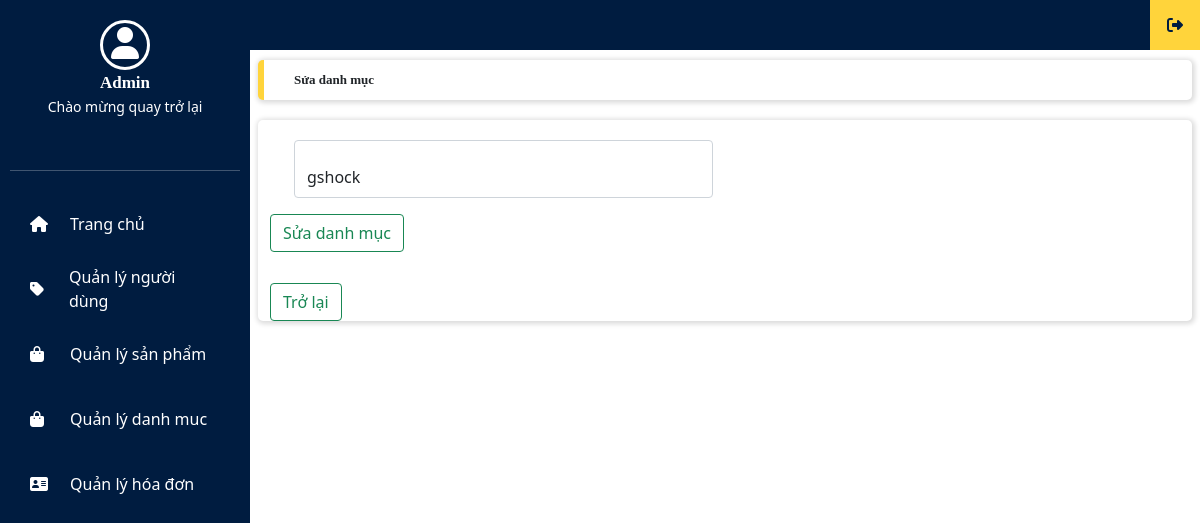
Page /admin.php?adminlayout=suadanhmuc&page=1&id_dm=1 (signed in) on the earlier database version.
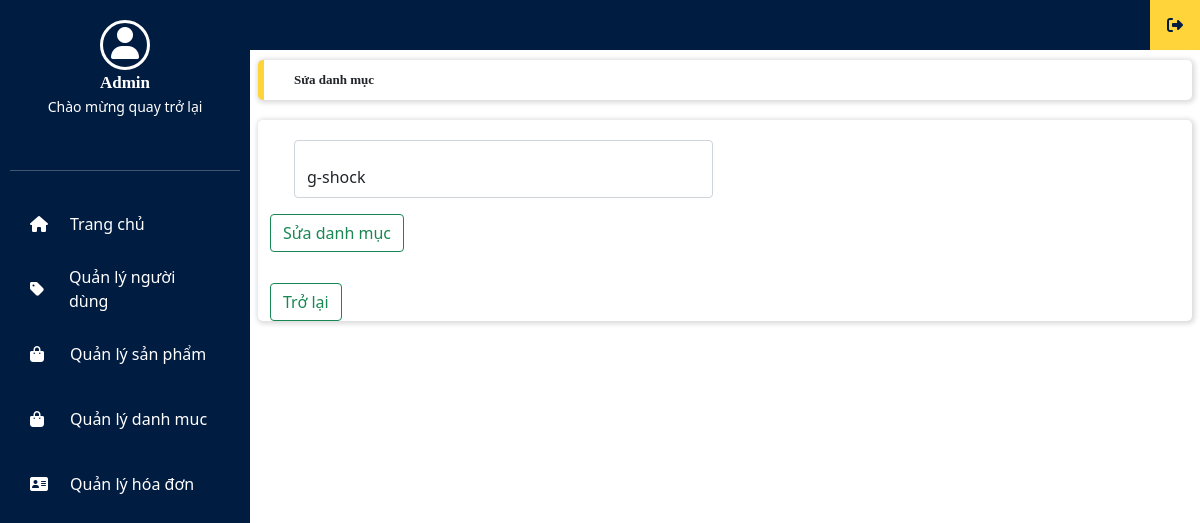
Same page on the later database version.
### tables this page shows
CREATE TABLE `categories` (
  `id` int(11) NOT NULL,
  `name` varchar(255) DEFAULT NULL,
  `status` tinyint(1) DEFAULT 1
);

### adminsuadanhmuc.php (the view, shortened to what this page needs)
<?php
include('./config.php');
$id_dm = $_GET['id_dm'];
$sql = "select * from categories where id='$id_dm'";
$result = mysqli_query($conn, $sql);
$row = mysqli_fetch_assoc($result) ;
?>
<!DOCTYPE html>
<html lang="en">
<head>
    <link rel="stylesheet" type="text/css" href="./admin.css">
    <link rel="stylesheet" href="https://cdnjs.cloudflare.com/ajax/libs/bootstrap/5.0.2/css/bootstrap.min.css">
    <link rel="stylesheet" href="https://cdnjs.cloudflare.com/ajax/libs/font-awesome/6.4.0/css/all.min.css">
</head>
<body>
    <div class="content">
        <div class="row">
            <div class="title col-12 box_shadow">
                <b>Sửa danh mục</b>
            </div>
        </div>
        <div class="row main_frame box_card box_shadow">
            <div class="table-responsive-lg">
                <table class="table table-bordered w">
                    <form action="" method="post" enctype="multipart/form-data">
                        <div class="container">
                            <div class="row">
                                <div class="col-6">
                                    <div class="form-floating mb-3">
                                        <input name="danhmuc" value="<?php echo $row['name'];?>" type="text" class="form-control" id="floatingInput" placeholder="abc" >
                                    </div>
                                </div>
                            </div>
                        </div>
                        <button type="submit" name="nutsuadanhmuc" class="btn btn-outline-success">Sửa danh mục</button>
                    </form>
                </table>
                <a  href="./admin.php?adminlayout=admindanhmuc" class="btn btn-outline-success">Trở lại</a>
            </div>
        </div>
    </div>
</body>
</html>

Differences in the rows shown:
changed categories: danhmuc "gshock" → "g-shock"
